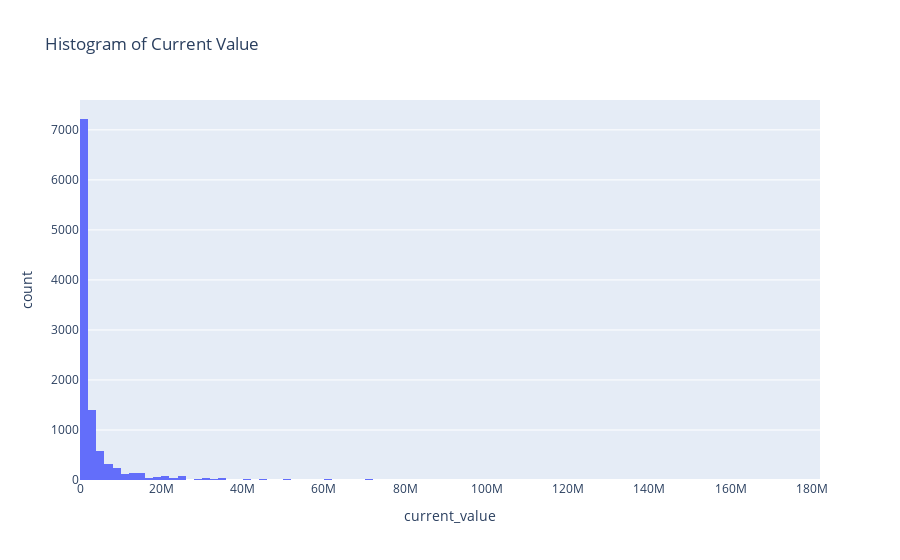

Notebook cell for this chart:
### Code cell
fig = px.histogram(df, x='current_value', nbins=100, title='Histogram of Current Value')

fig.show()

### Figure 1 — Plotly figure (JSON) as saved in the notebook; plotly's stock layout.template omitted (floating-point values rounded to 4 significant figures; data arrays with more than 128 entries replaced by an {"elided": "..."} marker saying what was removed)
{"data": [{"alignmentgroup": "True", "bingroup": "x", "hovertemplate": "current_value=%{x}<br>count=%{y}<extra></extra>", "legendgroup": "", "marker": {"color": "#636efa", "pattern": {"shape": ""}}, "name": "", "nbinsx": 100, "offsetgroup": "", "orientation": "v", "showlegend": false, "type": "histogram", "x": {"elided": "10748 int values"}, "xaxis": "x", "yaxis": "y"}], "layout": {"barmode": "relative", "legend": {"tracegroupgap": 0}, "title": {"text": "Histogram of Current Value"}, "xaxis": {"anchor": "y", "domain": [0, 1], "title": {"text": "current_value"}}, "yaxis": {"anchor": "x", "domain": [0, 1], "title": {"text": "count"}}}}
